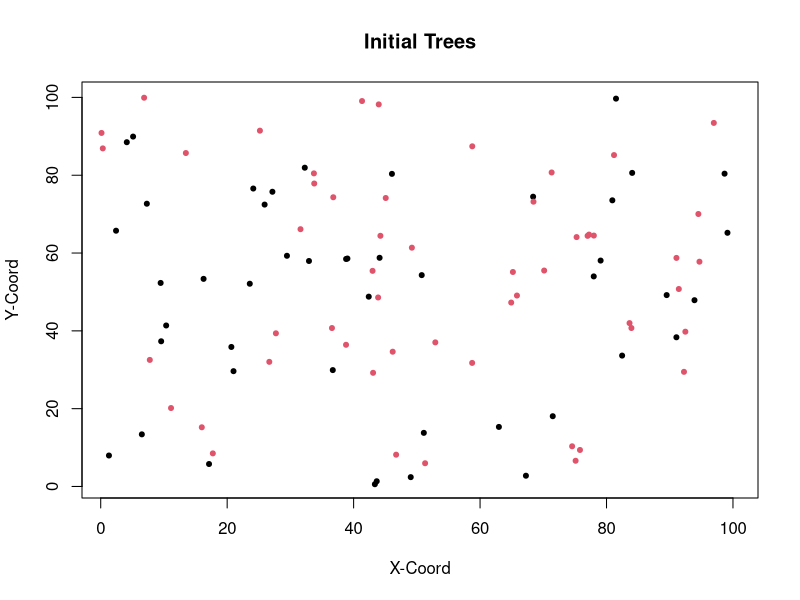

The R script that drew this image: (Note: this script raises an error after producing the figure.)
#Load packages
library(tidyverse) 
library(gridExtra) 


### Initialize params ###

# Set up a grid to represent land
#Place individuals on plot
xsize = ysize = 100

numInd = 100
numSpecies = 2
data <-  tibble("ID" = 1:numInd, "age" = 3, 
                species = sample(numSpecies, numInd, replace = TRUE), "xlocation" = runif(numInd, 0, 100), 
                "ylocation" = runif(numInd,0,100), "parentalDistance" = 0, "Pathogen" = 0)

#Choose an initial 25% of population to be infected
infected <- sample(numInd, numInd/4)
data$Pathogen[which(data$ID %in% infected)] <- 1

plot(data$xlocation, data$ylocation, col = data$species, pch = 20, xlim = c(1,100), ylim = c(1,100),
     xlab = "X-Coord", ylab = "Y-Coord", main = "Initial Trees")


  

#Set up rates of birth/death/growth etc...
deltaT = 1 #1 year periods of growth
ageChange = deltaT
dispParam = 8 #dispersalParam
uniqueSp = unique(data$species)
numYears = 1000



#Carrying Capacity
K= 2000

# Can be anywhere from ~0.2 to ~3. Once its above ~1 you get oscillation above and below carrying capacity and program
#gets a fair bit slower as you near 3
growthrates = c(1,1)

#Pathogen initials

#This is how far away a tree can be affected. But its a torus so setting the value to 100 does not man 
#every tree is infected. best values seem to be between 2.5 and 3 (for infected death rate around 0.03)
#Too low and pathogens go extinct, too high and all trees quickly pathogenized
PathDensParam = 2.7


infectionRates = c(0.7, 0.7)

#Has to stay lower than infected death rates. Slows growth to carrying capacity as it gets larger but
# tree dynamics seem to be similar between 0.01 and 0.05, but pathogens end up growing much slower
#and have larger swings as death rates increase
healthyDeathRate = 0.02

#Dynamics get much more variable when value is ~0.04 or more. 0.02-0.04 pretty good for 0.7 infection Rate.
infectedDeathRates = c(0.04,0.04)
# Used for summary statistics
speciesPopulation = NULL
pathPop = NULL
agePops = NULL
pathAgePop = NULL
denseSpecies <- NULL

### MAIN LOOP ####


for(t in seq(0, numYears, by = deltaT)){ 
  
  #disperse seed
  adults <- data[data$age > 3, ]
  seedsPerSpecies <- NULL
  for (i in 1:numSpecies){
    speciesPop = nrow(data[data$species == i,])
    numSeeds <- carryingCapacity(i, speciesPop, nrow(data), K)
    seedsPerSpecies <- c(seedsPerSpecies, numSeeds)
  }
  Ind = data[1, ]
  babies <- dispersal(adults, numSpecies, seedsPerSpecies, dispParam, xsize, ysize, data)
  data <- bind_rows(data, babies)
  
  #Background death of adults. Death rate decreases with age
  data <- backgroundDeath(data, infectedDeathRates, healthyDeathRate)
  
  #Count number of each species
  countSpecies <- speciesSize(data$species, numSpecies)
  speciesPopulation <-  bind_rows(speciesPopulation, countSpecies)
  
  #pathogens reproduce
  newPathogens <- pathGrowth(data,PathDensParam, xsize, infectionRates)
  data$Pathogen[which(data$ID %in% newPathogens$ID)] <- 1
  
  #Count number of pathogens
  countPaths <- data[data$Pathogen==1,]
  pathAges <- speciesSize(countPaths$species, numSpecies)
  pathPop <- bind_rows(pathPop, pathAges)
  
  
  #Supp  functions/Statistics
  ages <- tibble("gen" = t, "babies" = nrow(subset(data, age < 6)), "young" = nrow(subset(data, age >= 6 & age <=20)), "middle aged" = nrow(subset(data, age > 20 &
                                                                                                                                                     age < 50)), 
                 "old" = nrow(subset(data, age >= 50)))
  agePops <- bind_rows(agePops, ages)

  
  #These fucntions plot the trees every generation. I mainly use these when trying to
  #paramterize something so I can see the effects on several generations. Otherwise comment them out
  
  plot(data$xlocation, data$ylocation, col = data$species, pch = 20, xlim = c(1,100), ylim = c(1,100),
       main = "Tree Population", ylab = "Count", xlab = "Generation")
 
  print(t)
  
  #Grow
  data$age = data$age + deltaT
  
}


  ##### MAIN FUNCTIONS #######

#Carrying Capacity limits birth rates

carryingCapacity = function(species,speciesN, totalN, K){
  growthrate = growthrates[species]
  s = speciesN * growthrate
  popGrowth <- (s*(K-totalN)/K)
  popGrowth <-  ifelse(popGrowth > 0, popGrowth, 0)
  return(popGrowth)
  
}

#Disperse x number of seeds per parent. 

dispersal <- function(Trees, numSpecies, seedsPerSpecies, dispParam, xsize, ysize, data){
  babies = tibble()
  for(i in 1:numSpecies){
    speciesTree <- Trees[Trees$species == i,]
    if(nrow(speciesTree)> 0){
      #Before running this, we calculate seeds per species using the carrying capacity function
      numBabies <- round(seedsPerSpecies[i])
      #take a random sample of conspecific adult trees to disperse the seeds
      parents <- slice_sample(speciesTree, n = numBabies, replace = TRUE)
      if (nrow(parents)>0){
        for (i in 1:nrow(parents)){
          parent = parents[i,]
          baby = parent
          baby$age = as.integer(0)
          baby$ID  = max(max(babies$ID),max(data$ID)) + 1
          baby$species  =  parent$species
          babyDist = (rnorm(1, mean=0, sd=dispParam))
          baby$Pathogen = 0
          r = babyDist * sqrt(runif(1))
          theta = runif(1)*2*pi
          baby$xlocation = ((r*cos(theta)) + parent$xlocation) %% xsize
          baby$ylocation = ((r*sin(theta)) + parent$ylocation) %% ysize
          baby$parentalDistance = abs(r)
          babies <- bind_rows(babies, baby)
        }
      }
      
    }
  }
  return(babies)
}




#Natural Background death
backgroundDeath <- function(data, infectedDeathRates, healthyDeathRate){
  living = c()
  for (i in 1:nrow(data)){
    if (data[i,]$Pathogen == 1){
      alive <- (runif(1) > infectedDeathRates[data[i,]$species])
      living[i] = alive
    }
    if(data[i,]$Pathogen == 0){
      alive <- (runif(1) > healthyDeathRate)
      living[i] = alive
    }
    
  }
  return(data[living,])
}




#### virulence FUNCTIONS ######

pathGrowth <- function(data,PathDensParam, xsize, infectionRates){
  newPathogens <- NULL
  infectedTrees <- data[data$Pathogen == 1,]
  healthyTrees <- data[data$Pathogen == 0,]
  for (i in 1:nrow(infectedTrees)){
    indTree = infectedTrees[i, ]
    newInfections = subset(healthyTrees, xlocation > (indTree$xlocation - (PathDensParam))%% xsize
                           & xlocation < (indTree$xlocation + (PathDensParam))%% xsize
                           & ylocation > (indTree$ylocation - (PathDensParam))%% xsize
                           & ylocation < (indTree$ylocation + (PathDensParam))%% xsize
                           & species == indTree$species)
    
    newInfections <- slice_sample(newInfections, n = round(nrow(newInfections)* infectionRates[indTree$species]))
    newPathogens <- bind_rows(newPathogens, newInfections)
    
    
  }
  newPathogens <- newPathogens[!duplicated(newPathogens),]
  return(newPathogens)
}



### SUPPLEMENTAL FUNCTIONS###


#Plot trees 
plotSpecies(speciesPopulation) 
totals <- speciesPopulation %>% mutate(total = rowSums(across(everything())))
plot(totals$total, pch = 20, col = "cadetblue3")

#Plot Pathogens
plotPaths(pathPop)
totals <- pathPop %>% mutate(total = rowSums(across(everything())))
plot(totals$total, pch = 20, col = "cadetblue3")


#Plot both
grid.arrange(plotSpecies(speciesPopulation), plotPaths(pathPop))

#Plot the age distribution over time of trees
agePops1 <-  pivot_longer(agePops, cols = !gen, names_to = "Group", values_to = "Count")
agePopGraph <- ggplot(agePops1, aes(gen, Count, color = Group))+
  geom_line()
agePopGraph



#Plot amount of each species
plotSpecies <- function(speciesPopulation){
  for(i in 1:numSpecies){
    colnames(speciesPopulation)[i] <- paste0("Species", i)
  }
  speciesPopulation <- add_column(speciesPopulation, gen = 1:nrow(speciesPopulation))
  speciesPopulation <- pivot_longer(speciesPopulation, cols = starts_with("Species"), names_to = "Species",
                                    names_prefix = "Species", values_to = "Count")
  ggplot(data = speciesPopulation, aes(gen, Count, col = Species))+
    geom_point()+
    geom_line()+
    ylim(0, max(speciesPopulation$Count))+
    ylab("Tree Count")
  
}

#Plot amount of pathogenss
plotPaths <- function(speciesPopulation){
  for(i in 1:numSpecies){
    colnames(speciesPopulation)[i] <- paste0("Species", i)
  }
  speciesPopulation <- add_column(speciesPopulation, gen = 1:nrow(speciesPopulation))
  speciesPopulation <- pivot_longer(speciesPopulation, cols = starts_with("Species"), names_to = "Species",
                                    names_prefix = "Species", values_to = "Count")
  ggplot(data = speciesPopulation, aes(gen, Count, col = Species))+
    geom_point()+
    geom_line()+
    ylim(0, max(speciesPopulation$Count))+
    ylab("Pathogen Count")
  
}

#Called from main for loop to track species
speciesSize <- function(speciesTypes, numSpecies){
  df = tibble()
  for (i in 1:numSpecies){
    df[1, i] = length(speciesTypes[speciesTypes == i])
  }
  return(df)
}
